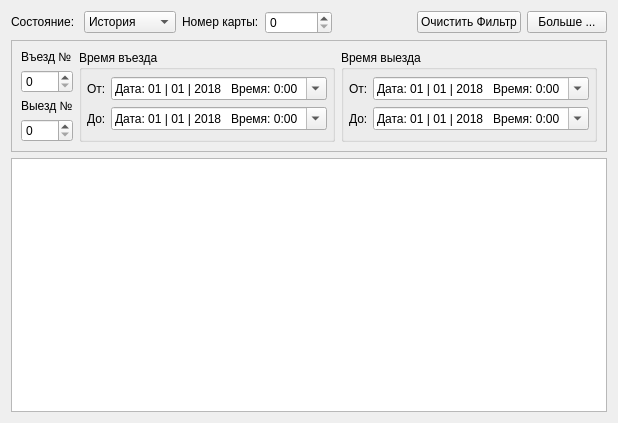
<?xml version="1.0" encoding="UTF-8"?>
<ui version="4.0">
 <class>HistoryForm</class>
 <widget class="QWidget" name="HistoryForm">
  <property name="geometry">
   <rect>
    <x>0</x>
    <y>0</y>
    <width>594</width>
    <height>423</height>
   </rect>
  </property>
  <property name="windowTitle">
   <string>Form</string>
  </property>
  <layout class="QGridLayout" name="gridLayout">
   <item row="0" column="0">
    <layout class="QHBoxLayout" name="horizontalLayout_13">
     <item>
      <widget class="QLabel" name="label_17">
       <property name="sizePolicy">
        <sizepolicy hsizetype="Preferred" vsizetype="Fixed">
         <horstretch>0</horstretch>
         <verstretch>0</verstretch>
        </sizepolicy>
       </property>
       <property name="text">
        <string>Состояние: </string>
       </property>
      </widget>
     </item>
     <item>
      <widget class="QComboBox" name="status_combo_3">
       <item>
        <property name="text">
         <string>История</string>
        </property>
       </item>
       <item>
        <property name="text">
         <string>В парковке</string>
        </property>
       </item>
      </widget>
     </item>
     <item>
      <widget class="QLabel" name="label_18">
       <property name="sizePolicy">
        <sizepolicy hsizetype="Preferred" vsizetype="Fixed">
         <horstretch>0</horstretch>
         <verstretch>0</verstretch>
        </sizepolicy>
       </property>
       <property name="text">
        <string>Номер карты:</string>
       </property>
      </widget>
     </item>
     <item>
      <widget class="QSpinBox" name="wiegand_id_spin_3">
       <property name="maximum">
        <number>999999999</number>
       </property>
      </widget>
     </item>
     <item>
      <spacer name="horizontalSpacer_3">
       <property name="orientation">
        <enum>Qt::Horizontal</enum>
       </property>
       <property name="sizeHint" stdset="0">
        <size>
         <width>40</width>
         <height>20</height>
        </size>
       </property>
      </spacer>
     </item>
     <item>
      <widget class="QPushButton" name="clear_button_3">
       <property name="text">
        <string>Очистить Фильтр</string>
       </property>
       <property name="icon">
        <iconset resource="clientresources.qrc">
         <normaloff>:/images/clear.png</normaloff>:/images/clear.png</iconset>
       </property>
      </widget>
     </item>
     <item>
      <widget class="QPushButton" name="show_advanced_button_3">
       <property name="text">
        <string>Больше ...</string>
       </property>
       <property name="checkable">
        <bool>true</bool>
       </property>
      </widget>
     </item>
    </layout>
   </item>
   <item row="1" column="0">
    <widget class="QFrame" name="advanced_options_frame_2">
     <property name="enabled">
      <bool>true</bool>
     </property>
     <property name="frameShape">
      <enum>QFrame::StyledPanel</enum>
     </property>
     <property name="frameShadow">
      <enum>QFrame::Plain</enum>
     </property>
     <layout class="QHBoxLayout" name="horizontalLayout_14">
      <item>
       <layout class="QVBoxLayout" name="verticalLayout_7">
        <item>
         <widget class="QLabel" name="label_19">
          <property name="text">
           <string>Въезд №</string>
          </property>
         </widget>
        </item>
        <item>
         <widget class="QSpinBox" name="in_spin_3"/>
        </item>
        <item>
         <widget class="QLabel" name="label_20">
          <property name="text">
           <string>Выезд №</string>
          </property>
         </widget>
        </item>
        <item>
         <widget class="QSpinBox" name="out_spin_3"/>
        </item>
       </layout>
      </item>
      <item>
       <widget class="QGroupBox" name="groupBox_5">
        <property name="title">
         <string>Время въезда</string>
        </property>
        <layout class="QVBoxLayout" name="verticalLayout_8">
         <property name="spacing">
          <number>5</number>
         </property>
         <property name="leftMargin">
          <number>5</number>
         </property>
         <property name="topMargin">
          <number>5</number>
         </property>
         <property name="rightMargin">
          <number>5</number>
         </property>
         <property name="bottomMargin">
          <number>5</number>
         </property>
         <item>
          <layout class="QHBoxLayout" name="horizontalLayout_15">
           <item>
            <widget class="QLabel" name="label_21">
             <property name="sizePolicy">
              <sizepolicy hsizetype="Fixed" vsizetype="Preferred">
               <horstretch>0</horstretch>
               <verstretch>0</verstretch>
              </sizepolicy>
             </property>
             <property name="text">
              <string>От:</string>
             </property>
            </widget>
           </item>
           <item>
            <widget class="QDateTimeEdit" name="in_from_dateTime_3">
             <property name="dateTime">
              <datetime>
               <hour>0</hour>
               <minute>0</minute>
               <second>0</second>
               <year>2018</year>
               <month>1</month>
               <day>1</day>
              </datetime>
             </property>
             <property name="date">
              <date>
               <year>2018</year>
               <month>1</month>
               <day>1</day>
              </date>
             </property>
             <property name="minimumDateTime">
              <datetime>
               <hour>0</hour>
               <minute>0</minute>
               <second>0</second>
               <year>1818</year>
               <month>1</month>
               <day>1</day>
              </datetime>
             </property>
             <property name="currentSection">
              <enum>QDateTimeEdit::NoSection</enum>
             </property>
             <property name="displayFormat">
              <string>Дата: dd | MM | yyyy   Время: H:mm</string>
             </property>
             <property name="calendarPopup">
              <bool>true</bool>
             </property>
            </widget>
           </item>
          </layout>
         </item>
         <item>
          <layout class="QHBoxLayout" name="horizontalLayout_16">
           <item>
            <widget class="QLabel" name="label_22">
             <property name="sizePolicy">
              <sizepolicy hsizetype="Fixed" vsizetype="Preferred">
               <horstretch>0</horstretch>
               <verstretch>0</verstretch>
              </sizepolicy>
             </property>
             <property name="text">
              <string>До:</string>
             </property>
            </widget>
           </item>
           <item>
            <widget class="QDateTimeEdit" name="in_to_dateTime_3">
             <property name="showGroupSeparator" stdset="0">
              <bool>false</bool>
             </property>
             <property name="date">
              <date>
               <year>2018</year>
               <month>1</month>
               <day>1</day>
              </date>
             </property>
             <property name="minimumDateTime">
              <datetime>
               <hour>0</hour>
               <minute>0</minute>
               <second>0</second>
               <year>1818</year>
               <month>1</month>
               <day>1</day>
              </datetime>
             </property>
             <property name="displayFormat">
              <string>Дата: dd | MM | yyyy   Время: H:mm</string>
             </property>
             <property name="calendarPopup">
              <bool>true</bool>
             </property>
            </widget>
           </item>
          </layout>
         </item>
        </layout>
       </widget>
      </item>
      <item>
       <widget class="QGroupBox" name="groupBox_6">
        <property name="title">
         <string>Время выезда</string>
        </property>
        <layout class="QVBoxLayout" name="verticalLayout_9">
         <property name="spacing">
          <number>5</number>
         </property>
         <property name="leftMargin">
          <number>5</number>
         </property>
         <property name="topMargin">
          <number>5</number>
         </property>
         <property name="rightMargin">
          <number>5</number>
         </property>
         <property name="bottomMargin">
          <number>5</number>
         </property>
         <item>
          <layout class="QHBoxLayout" name="horizontalLayout_17">
           <item>
            <widget class="QLabel" name="label_23">
             <property name="sizePolicy">
              <sizepolicy hsizetype="Fixed" vsizetype="Preferred">
               <horstretch>0</horstretch>
               <verstretch>0</verstretch>
              </sizepolicy>
             </property>
             <property name="text">
              <string>От:</string>
             </property>
            </widget>
           </item>
           <item>
            <widget class="QDateTimeEdit" name="out_from_dateTime_3">
             <property name="showGroupSeparator" stdset="0">
              <bool>false</bool>
             </property>
             <property name="date">
              <date>
               <year>2018</year>
               <month>1</month>
               <day>1</day>
              </date>
             </property>
             <property name="minimumDateTime">
              <datetime>
               <hour>0</hour>
               <minute>0</minute>
               <second>0</second>
               <year>1818</year>
               <month>1</month>
               <day>1</day>
              </datetime>
             </property>
             <property name="displayFormat">
              <string>Дата: dd | MM | yyyy   Время: H:mm</string>
             </property>
             <property name="calendarPopup">
              <bool>true</bool>
             </property>
            </widget>
           </item>
          </layout>
         </item>
         <item>
          <layout class="QHBoxLayout" name="horizontalLayout_18">
           <item>
            <widget class="QLabel" name="label_24">
             <property name="sizePolicy">
              <sizepolicy hsizetype="Fixed" vsizetype="Preferred">
               <horstretch>0</horstretch>
               <verstretch>0</verstretch>
              </sizepolicy>
             </property>
             <property name="text">
              <string>До:</string>
             </property>
            </widget>
           </item>
           <item>
            <widget class="QDateTimeEdit" name="out_to_dateTime_3">
             <property name="showGroupSeparator" stdset="0">
              <bool>false</bool>
             </property>
             <property name="date">
              <date>
               <year>2018</year>
               <month>1</month>
               <day>1</day>
              </date>
             </property>
             <property name="minimumDateTime">
              <datetime>
               <hour>0</hour>
               <minute>0</minute>
               <second>0</second>
               <year>1818</year>
               <month>1</month>
               <day>1</day>
              </datetime>
             </property>
             <property name="displayFormat">
              <string>Дата: dd | MM | yyyy   Время: H:mm</string>
             </property>
             <property name="calendarPopup">
              <bool>true</bool>
             </property>
            </widget>
           </item>
          </layout>
         </item>
        </layout>
       </widget>
      </item>
     </layout>
    </widget>
   </item>
   <item row="2" column="0">
    <widget class="QTableView" name="tableView_2">
     <property name="sizeAdjustPolicy">
      <enum>QAbstractScrollArea::AdjustIgnored</enum>
     </property>
     <property name="editTriggers">
      <set>QAbstractItemView::DoubleClicked</set>
     </property>
     <property name="showDropIndicator" stdset="0">
      <bool>false</bool>
     </property>
     <property name="dragDropOverwriteMode">
      <bool>false</bool>
     </property>
     <property name="alternatingRowColors">
      <bool>true</bool>
     </property>
     <property name="selectionMode">
      <enum>QAbstractItemView::SingleSelection</enum>
     </property>
     <property name="selectionBehavior">
      <enum>QAbstractItemView::SelectRows</enum>
     </property>
     <property name="sortingEnabled">
      <bool>true</bool>
     </property>
     <attribute name="horizontalHeaderCascadingSectionResizes">
      <bool>false</bool>
     </attribute>
     <attribute name="horizontalHeaderStretchLastSection">
      <bool>true</bool>
     </attribute>
    </widget>
   </item>
  </layout>
 </widget>
 <resources>
  <include location="clientresources.qrc"/>
 </resources>
 <connections/>
</ui>
